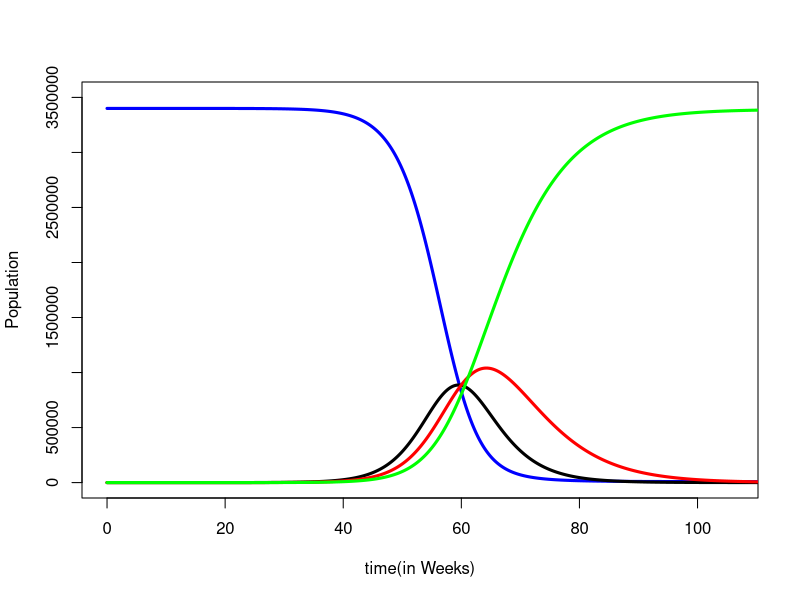

Here is the R script that generated this plot: (Note: this script raises an error after producing the figure.)

setwd("~/Desktop/TMHG535/TMHG535_modelling")

# install.packages("deSolve")

library(deSolve)





#SEIR Model

SEIR.dyn <- function(t,var,par) {
  S <- var[1]
  E <- var[2]
  I <- var[3]
  R <- var[4]
  
  beta <- par[1]
  gamma <- par[2]
  sigma <- par[3]
  N<-S+E+I+R
  
  lam <- beta*I/N
  dS <- -lam*S
  dE <- lam*S-sigma*E
  dI <- sigma*E-gamma*I
  dR <- gamma*I
  return(list(c(dS,dE,dI,dR)))
}

beta <- 5.99* 1/7
gamma <- 1/7
sigma <- 1/4.5
SEIR.par <- c(beta,gamma,sigma)
SEIR.init <- c(3400000,0,1,0)
SEIR.t <- seq(0,130,by=1/7)

det.sol<-lsoda(SEIR.init,SEIR.t,SEIR.dyn,SEIR.par)
                                                                                                                                                                                                                                                                                                                                                                        

det.t<-det.sol[,1]
det.S<-det.sol[,2]
det.E<-det.sol[,3]
det.I<-det.sol[,4]
det.R<-det.sol[,5]

plot(0, 0, type='n', xlim=c(0,106),ylim=c(0,3500000), xlab='time(in Weeks)', ylab='Population')
points(det.t,det.S,type='l',col='blue',lwd=3)
points(det.t,det.E,type='l',col='black',lwd=3)
points(det.t,det.I,type='l',col='red',lwd=3)
points(det.t,det.R,type='l',col='green',lwd=3)
legend(locator(1),legend=c("S","E","I","R"),col=c('blue','black','red','green'),lty=rep(1,3))
